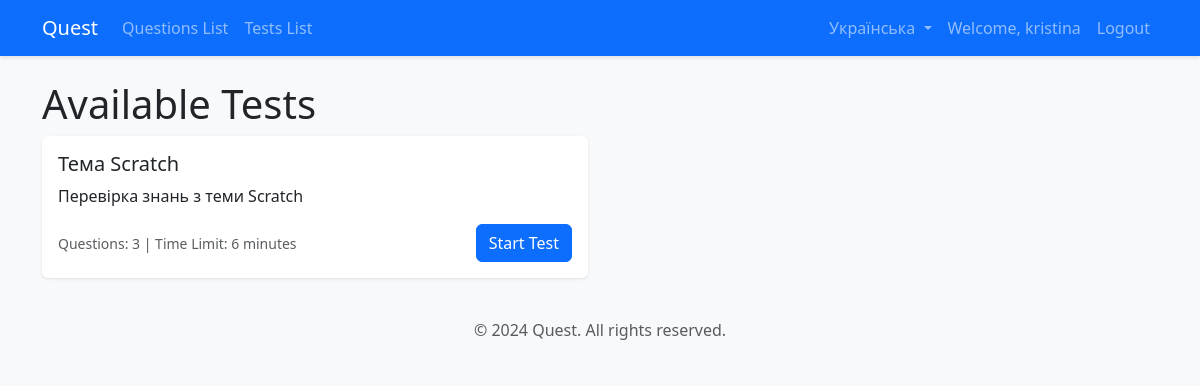
/uk/tests/ (signed in), run on the app's committed database.
### quest/models.py (models this page shows, shortened)
class Test(models.Model):
    title = models.CharField(max_length=200)
    description = models.TextField(blank=True)
    questions = models.ManyToManyField(Question, related_name='tests')
    created_at = models.DateTimeField(auto_now_add=True)
    updated_at = models.DateTimeField(auto_now=True)
    time_limit = models.IntegerField(null=True, blank=True, help_text="Time limit in minutes (optional)")
    def get_total_questions(self):
        return self.questions.count()

### quest/views.py (the view)
# urls.py: path('tests/', views.test_list, name='test_list'),
@login_required
def test_list(request):
    tests = Test.objects.all()
    return render(request, 'quest/test_list.html', {'tests': tests})

### quest/templates/quest/test_list.html
{% extends "base.html" %}
{% load i18n %}
{% block content %}
<div class="container mt-4">
    <h1>{% trans "Available Tests" %}</h1>
    {% if tests %}
        <div class="row">
            {% for test in tests %}
                <div class="col-md-6 mb-4">
                    <div class="card">
                        <div class="card-body">
                            <h5 class="card-title">{{ test.title }}</h5>
                            <p class="card-text">{{ test.description }}</p>
                            <div class="d-flex justify-content-between align-items-center">
                                <small class="text-muted">
                                    {% trans "Questions" %}: {{ test.get_total_questions }}
                                    {% if test.time_limit %}
                                        | {% trans "Time Limit" %}: {{ test.time_limit }} {% trans "minutes" %}
                                    {% endif %}
                                </small>
                                <a href="{% url 'start_test' test.id %}" class="btn btn-primary">
                                    {% trans "Start Test" %}
                                </a>
                            </div>
                        </div>
                    </div>
                </div>
            {% endfor %}
        </div>
    {% else %}
        <div class="alert alert-info">
            {% trans "No tests are currently available." %}
        </div>
    {% endif %}
</div>
{% endblock %}

### my_quest/templates/base.html (shortened to what this page needs)
{% load i18n %}
<!DOCTYPE html>
<html lang="{{ LANGUAGE_CODE }}">
<head>
    <link href="https://cdn.jsdelivr.net/npm/bootstrap@5.3.0/dist/css/bootstrap.min.css" rel="stylesheet">
</head>
<body>
    <nav class="navbar navbar-expand-lg navbar-dark bg-primary mb-4">
        <div class="container">
            <a class="navbar-brand" href="{% url 'test_list' %}">{% trans "Quest" %}</a>
            <div class="collapse navbar-collapse" id="navbarNav">
                <ul class="navbar-nav me-auto">
                    <li class="nav-item">
                        <a class="nav-link" href="{% url 'questions_list' %}">{% trans "Questions List" %}</a>
                    </li>
                    <li class="nav-item">
                        <a class="nav-link" href="{% url 'test_list' %}">{% trans "Tests List" %}</a>
                    </li>
                </ul>
                <ul class="navbar-nav">
                    <li class="nav-item dropdown language-selector">
                        <a class="nav-link dropdown-toggle" href="#" id="languageDropdown" role="button" data-bs-toggle="dropdown">
                            {% get_current_language as CURRENT_LANGUAGE %}
                            {% get_language_info for CURRENT_LANGUAGE as lang %}
                            {{ lang.name_local }}
                        </a>
                            {% get_available_languages as LANGUAGES %}
                    </li>
                    {% if user.is_authenticated %}
                        <li class="nav-item">
                            <span class="nav-link">{% trans "Welcome" %}, {{ user.username }}</span>
                        </li>
                        <li class="nav-item">
                            <a class="nav-link" href="{% url 'logout' %}">{% trans "Logout" %}</a>
                        </li>
                    {% else %}
                        <li class="nav-item">
                            <a class="nav-link" href="{% url 'login' %}">{% trans "Login" %}</a>
                        </li>
                    {% endif %}
                </ul>
            </div>
        </div>
    </nav>
    {% block content %}
    {% endblock %}
    <footer class="footer mt-auto py-3 bg-light">
        <div class="container text-center">
            <span class="text-muted">© 2024 Quest. {% trans "All rights reserved." %}</span>
        </div>
    </footer>
</body>
</html>

### my_quest/templates/base.html (style rules this page uses)
body { background-color: #f8f9fa; }
.navbar { box-shadow: 0 2px 4px rgba(0,0,0,.1); }
.card { box-shadow: 0 1px 3px rgba(0,0,0,.1); border: none; }
.language-selector { margin-left: 1rem; }

### data on the page
Test: title "Тема Scratch", description "Перевірка знань з теми Scratch", get_total_questions "3", time_limit "6"

### other printed values
{{ lang.name_local }} "Українська"
{{ user.username }} "kristina"
